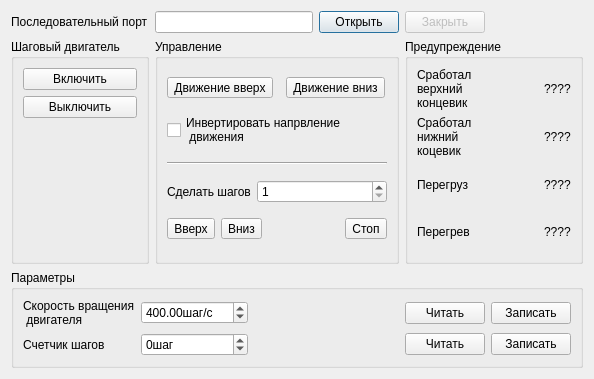
<?xml version="1.0" encoding="UTF-8"?>
<ui version="4.0">
 <class>MainDialog</class>
 <widget class="QDialog" name="MainDialog">
  <property name="geometry">
   <rect>
    <x>0</x>
    <y>0</y>
    <width>594</width>
    <height>379</height>
   </rect>
  </property>
  <property name="windowTitle">
   <string>Dialog</string>
  </property>
  <layout class="QGridLayout" name="gridLayout_4">
   <item row="0" column="0">
    <widget class="QLabel" name="label_5">
     <property name="text">
      <string>Последовательный порт</string>
     </property>
    </widget>
   </item>
   <item row="0" column="1">
    <widget class="QLineEdit" name="leSerialPortName"/>
   </item>
   <item row="0" column="2">
    <widget class="QPushButton" name="pbOpen">
     <property name="text">
      <string>Открыть</string>
     </property>
    </widget>
   </item>
   <item row="0" column="3">
    <widget class="QPushButton" name="pbClose">
     <property name="enabled">
      <bool>false</bool>
     </property>
     <property name="text">
      <string>Закрыть</string>
     </property>
    </widget>
   </item>
   <item row="0" column="4">
    <spacer name="horizontalSpacer_8">
     <property name="orientation">
      <enum>Qt::Horizontal</enum>
     </property>
     <property name="sizeHint" stdset="0">
      <size>
       <width>5</width>
       <height>20</height>
      </size>
     </property>
    </spacer>
   </item>
   <item row="1" column="0">
    <widget class="QGroupBox" name="groupBox_4">
     <property name="enabled">
      <bool>true</bool>
     </property>
     <property name="title">
      <string>Шаговый двигатель</string>
     </property>
     <layout class="QVBoxLayout" name="verticalLayout_2">
      <item>
       <widget class="QPushButton" name="pbEnableMotor">
        <property name="text">
         <string>Включить</string>
        </property>
       </widget>
      </item>
      <item>
       <widget class="QPushButton" name="pbDisableMotor">
        <property name="text">
         <string>Выключить</string>
        </property>
       </widget>
      </item>
      <item>
       <spacer name="verticalSpacer">
        <property name="orientation">
         <enum>Qt::Vertical</enum>
        </property>
        <property name="sizeHint" stdset="0">
         <size>
          <width>20</width>
          <height>30</height>
         </size>
        </property>
       </spacer>
      </item>
     </layout>
    </widget>
   </item>
   <item row="1" column="1" colspan="2">
    <widget class="QGroupBox" name="groupBox_2">
     <property name="enabled">
      <bool>true</bool>
     </property>
     <property name="title">
      <string>Управление</string>
     </property>
     <layout class="QGridLayout" name="gridLayout_3">
      <item row="0" column="0" colspan="3">
       <widget class="QToolButton" name="tbMoveUp">
        <property name="text">
         <string>Движение вверх</string>
        </property>
       </widget>
      </item>
      <item row="0" column="3" colspan="2">
       <widget class="QToolButton" name="tbMoveDown">
        <property name="text">
         <string>Движение вниз</string>
        </property>
       </widget>
      </item>
      <item row="1" column="0" colspan="5">
       <widget class="QCheckBox" name="cbInvertion">
        <property name="text">
         <string>Инвертировать напрвление 
 движения</string>
        </property>
       </widget>
      </item>
      <item row="2" column="0" colspan="5">
       <widget class="Line" name="line">
        <property name="orientation">
         <enum>Qt::Horizontal</enum>
        </property>
       </widget>
      </item>
      <item row="3" column="0" colspan="2">
       <widget class="QLabel" name="label_3">
        <property name="text">
         <string>Сделать шагов</string>
        </property>
       </widget>
      </item>
      <item row="3" column="2" colspan="3">
       <widget class="QSpinBox" name="sbStepCount">
        <property name="minimum">
         <number>1</number>
        </property>
        <property name="maximum">
         <number>999999999</number>
        </property>
        <property name="singleStep">
         <number>100</number>
        </property>
       </widget>
      </item>
      <item row="4" column="0">
       <widget class="QToolButton" name="tbUp">
        <property name="text">
         <string>Вверх</string>
        </property>
       </widget>
      </item>
      <item row="4" column="1" colspan="2">
       <widget class="QToolButton" name="tbDown">
        <property name="text">
         <string>Вниз</string>
        </property>
       </widget>
      </item>
      <item row="4" column="3">
       <spacer name="horizontalSpacer_7">
        <property name="orientation">
         <enum>Qt::Horizontal</enum>
        </property>
        <property name="sizeHint" stdset="0">
         <size>
          <width>53</width>
          <height>20</height>
         </size>
        </property>
       </spacer>
      </item>
      <item row="4" column="4">
       <widget class="QToolButton" name="tbStop">
        <property name="text">
         <string>Стоп</string>
        </property>
       </widget>
      </item>
     </layout>
    </widget>
   </item>
   <item row="1" column="3" colspan="2">
    <widget class="QGroupBox" name="groupBox">
     <property name="enabled">
      <bool>true</bool>
     </property>
     <property name="title">
      <string>Предупреждение</string>
     </property>
     <layout class="QGridLayout" name="gridLayout">
      <item row="0" column="0">
       <widget class="QLabel" name="label">
        <property name="text">
         <string>Сработал
верхний
концевик</string>
        </property>
       </widget>
      </item>
      <item row="0" column="1">
       <spacer name="horizontalSpacer">
        <property name="orientation">
         <enum>Qt::Horizontal</enum>
        </property>
        <property name="sizeHint" stdset="0">
         <size>
          <width>9</width>
          <height>20</height>
         </size>
        </property>
       </spacer>
      </item>
      <item row="0" column="2">
       <widget class="QLabel" name="lForwardLimit">
        <property name="text">
         <string>????</string>
        </property>
       </widget>
      </item>
      <item row="1" column="0">
       <widget class="QLabel" name="label_2">
        <property name="text">
         <string>Сработал
нижний
коцевик</string>
        </property>
       </widget>
      </item>
      <item row="1" column="1">
       <spacer name="horizontalSpacer_2">
        <property name="orientation">
         <enum>Qt::Horizontal</enum>
        </property>
        <property name="sizeHint" stdset="0">
         <size>
          <width>9</width>
          <height>20</height>
         </size>
        </property>
       </spacer>
      </item>
      <item row="1" column="2">
       <widget class="QLabel" name="lReverseLimit">
        <property name="text">
         <string>????</string>
        </property>
       </widget>
      </item>
      <item row="2" column="0">
       <widget class="QLabel" name="label_7">
        <property name="text">
         <string>Перегруз</string>
        </property>
       </widget>
      </item>
      <item row="2" column="1">
       <spacer name="horizontalSpacer_4">
        <property name="orientation">
         <enum>Qt::Horizontal</enum>
        </property>
        <property name="sizeHint" stdset="0">
         <size>
          <width>9</width>
          <height>20</height>
         </size>
        </property>
       </spacer>
      </item>
      <item row="2" column="2">
       <widget class="QLabel" name="lOverloading">
        <property name="text">
         <string>????</string>
        </property>
       </widget>
      </item>
      <item row="3" column="0">
       <widget class="QLabel" name="label_10">
        <property name="text">
         <string>Перегрев</string>
        </property>
       </widget>
      </item>
      <item row="3" column="1">
       <spacer name="horizontalSpacer_3">
        <property name="orientation">
         <enum>Qt::Horizontal</enum>
        </property>
        <property name="sizeHint" stdset="0">
         <size>
          <width>3</width>
          <height>20</height>
         </size>
        </property>
       </spacer>
      </item>
      <item row="3" column="2">
       <widget class="QLabel" name="lOverheat">
        <property name="text">
         <string>????</string>
        </property>
       </widget>
      </item>
     </layout>
    </widget>
   </item>
   <item row="2" column="0" colspan="5">
    <widget class="QGroupBox" name="groupBox_3">
     <property name="enabled">
      <bool>true</bool>
     </property>
     <property name="title">
      <string>Параметры</string>
     </property>
     <layout class="QGridLayout" name="gridLayout_2">
      <item row="0" column="0">
       <widget class="QLabel" name="label_6">
        <property name="text">
         <string>Скорость вращения 
 двигателя</string>
        </property>
       </widget>
      </item>
      <item row="0" column="1">
       <widget class="QDoubleSpinBox" name="dsbSpeed">
        <property name="suffix">
         <string>шаг/с</string>
        </property>
        <property name="minimum">
         <double>8.000000000000000</double>
        </property>
        <property name="maximum">
         <double>32000.000000000000000</double>
        </property>
        <property name="value">
         <double>400.000000000000000</double>
        </property>
       </widget>
      </item>
      <item row="0" column="2">
       <spacer name="horizontalSpacer_5">
        <property name="orientation">
         <enum>Qt::Horizontal</enum>
        </property>
        <property name="sizeHint" stdset="0">
         <size>
          <width>87</width>
          <height>20</height>
         </size>
        </property>
       </spacer>
      </item>
      <item row="0" column="3">
       <widget class="QPushButton" name="pbReadSpeed">
        <property name="text">
         <string>Читать</string>
        </property>
       </widget>
      </item>
      <item row="0" column="4">
       <widget class="QPushButton" name="pbWriteSpeed">
        <property name="text">
         <string>Записать</string>
        </property>
       </widget>
      </item>
      <item row="1" column="0">
       <widget class="QLabel" name="label_9">
        <property name="text">
         <string>Счетчик шагов</string>
        </property>
       </widget>
      </item>
      <item row="1" column="1">
       <widget class="QSpinBox" name="sbCounter">
        <property name="suffix">
         <string>шаг</string>
        </property>
        <property name="minimum">
         <number>-99999999</number>
        </property>
        <property name="maximum">
         <number>999999999</number>
        </property>
        <property name="singleStep">
         <number>10</number>
        </property>
       </widget>
      </item>
      <item row="1" column="2">
       <spacer name="horizontalSpacer_6">
        <property name="orientation">
         <enum>Qt::Horizontal</enum>
        </property>
        <property name="sizeHint" stdset="0">
         <size>
          <width>87</width>
          <height>20</height>
         </size>
        </property>
       </spacer>
      </item>
      <item row="1" column="3">
       <widget class="QPushButton" name="pbReadCounter">
        <property name="text">
         <string>Читать</string>
        </property>
       </widget>
      </item>
      <item row="1" column="4">
       <widget class="QPushButton" name="pbWriteCounter">
        <property name="text">
         <string>Записать</string>
        </property>
       </widget>
      </item>
     </layout>
    </widget>
   </item>
  </layout>
 </widget>
 <resources/>
 <connections>
  <connection>
   <sender>pbEnableMotor</sender>
   <signal>clicked(bool)</signal>
   <receiver>pbDisableMotor</receiver>
   <slot>setDisabled(bool)</slot>
   <hints>
    <hint type="sourcelabel">
     <x>75</x>
     <y>86</y>
    </hint>
    <hint type="destinationlabel">
     <x>75</x>
     <y>123</y>
    </hint>
   </hints>
  </connection>
  <connection>
   <sender>pbEnableMotor</sender>
   <signal>clicked(bool)</signal>
   <receiver>pbEnableMotor</receiver>
   <slot>setEnabled(bool)</slot>
   <hints>
    <hint type="sourcelabel">
     <x>75</x>
     <y>86</y>
    </hint>
    <hint type="destinationlabel">
     <x>75</x>
     <y>86</y>
    </hint>
   </hints>
  </connection>
  <connection>
   <sender>pbDisableMotor</sender>
   <signal>clicked(bool)</signal>
   <receiver>pbEnableMotor</receiver>
   <slot>setDisabled(bool)</slot>
   <hints>
    <hint type="sourcelabel">
     <x>75</x>
     <y>123</y>
    </hint>
    <hint type="destinationlabel">
     <x>75</x>
     <y>86</y>
    </hint>
   </hints>
  </connection>
  <connection>
   <sender>pbDisableMotor</sender>
   <signal>clicked(bool)</signal>
   <receiver>pbDisableMotor</receiver>
   <slot>setEnabled(bool)</slot>
   <hints>
    <hint type="sourcelabel">
     <x>75</x>
     <y>123</y>
    </hint>
    <hint type="destinationlabel">
     <x>75</x>
     <y>123</y>
    </hint>
   </hints>
  </connection>
 </connections>
</ui>
